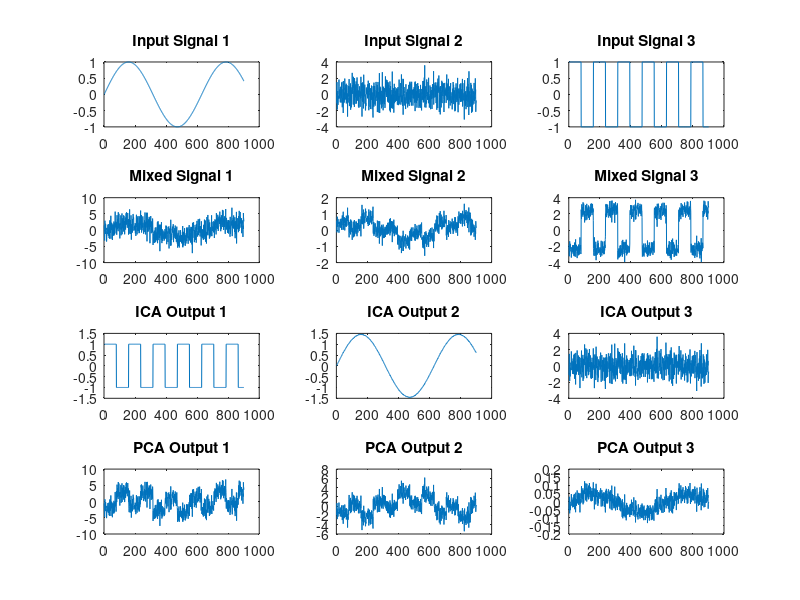

The MATLAB script that drew this image:
%%%%%%%%%%%%%%%%%%%%%%%%%%  ??????  %%%%%%%%%%%%%%%%%%%%%%%%%%%%%%%%%%

clc;clear all;close all;

%%%%%%%%%%%%%%  ??????????????????????????????????  %%%%%%%%%%%%%%%%%%

% ??????????????????????????
t=0:1/100:9;
I1=sin(t); 
I2=randn(1,901);
I3=square(4*t);
subplot(4,3,1),plot(I1),title('Input Signal 1'),
subplot(4,3,2),plot(I2),title('Input Signal 2'),
subplot(4,3,3),plot(I3),title('Input Signal 3'),

% ????????????
S=[I1;I2;I3];                          % ??????????????????????????????????????????
                                       % ????S_all??????????????????????????????

Sweight=randn(size(S,1));              % ??????????????????????????????????
MixedS=Sweight*S;                      % ????????????????????

% ????????????????????????
subplot(4,3,4),plot(MixedS(1,:)),title('Mixed Signal 1'),
subplot(4,3,5),plot(MixedS(2,:)),title('Mixed Signal 2'),
subplot(4,3,6),plot(MixedS(3,:)),title('Mixed Signal 3'),

MixedS_bak=MixedS;                      % ????????????????????????????????????????
%%%%%%%%%%%%%%%%%%%%%%%%%%  ??????  %%%%%%%%%%%%%%%%%%%%%%%%%%%%%%%%%%
MixedS_mean=zeros(3,1);
for i=1:3
    MixedS_mean(i)=mean(MixedS(i,:));
end                                        % ????MixedS??????

for i=1:3
    for j=1:size(MixedS,2)
        MixedS(i,j)=MixedS(i,j)-MixedS_mean(i);
    end
end                                       

%%%%%%%%%%%%%%%%%%%%%%%%%%%  ????  %%%%%%%%%%%%%%%%%%%%%%%%%%%%%%%%%%%%

MixedS_cov=cov(MixedS');                    % cov????????????????
[E,D]=eig(MixedS_cov);                      % ????????????????????????????????????
Q=inv(sqrt(D))*(E)';                        % Q??????????
MixedS_white=Q*MixedS;                      % MixedS_white??????????????????
IsI=cov(MixedS_white');                     % IsI??????????            

%%%%%%%%%%%%%%%%%%%%%%%%??FASTICA????  %%%%%%%%%%%%%%%%%%%%%%%%%%%%%%%%%%%%
X=MixedS_white;                            % ????????????X????????
[VariableNum,SampleNum]=size(X);
numofIC=VariableNum;                       % ??????????????????????????????????
B=zeros(numofIC,VariableNum);              % ????????????w??????????,B=[b1  b2  ...   bd]
for r=1:numofIC                            % ????????????????????
    i=1;maxIterationsNum=100;              % ????????????????????????????????????????????????????????????
    IterationsNum=0;
    b=rand(numofIC,1)-.5;                  % ????????b????
    b=b/norm(b);                           % ??b??????
    while i<=maxIterationsNum+1
        if i == maxIterationsNum           % ????????????
            fprintf('\n??%d??????%d??????????????????', r,maxIterationsNum);
            break;
        end
        bOld=b;                      
        a2=1;
        u=1;
        t=X'*b;
        g=(exp(2.*t)-1)./(exp(2.*t)+1);
        dg=4*exp(2.*t)./(exp(2.*t)+1).^2;
        b=((1-u)*t'*g*b+u*X*g)/SampleNum-mean(dg)*b;
                                            % ??????????????????????????2.52
        b=b-B*B'*b;                         % ??b??????
        b=b/norm(b); 
        if abs(abs(b'*bOld)-1)<1e-9         % ????????????????b
               B(:,r)=b;
             break;
         end
        i=i+1;        
    end
end

%%%%%%%%%%%%%%%%%%%%%%%%%  ??????????????  %%%%%%%%%%%%%%%%%%%%%%%%

ICAedS=B'*Q*MixedS_bak;                     % ????????????????2.55

% ????????????????????????
subplot(4,3,7),plot(ICAedS(1,:)),title('ICA Output 1'),
subplot(4,3,8),plot(ICAedS(2,:)),title('ICA Output 2'),
subplot(4,3,9),plot(ICAedS(3,:)),title('ICA Output 3'),


%%%%%%%%%%%%%%%%%%%%%%%%%  PCA??????????  %%%%%%%%%%%%%%%%%%%%%%%%
[V,D]=eig(MixedS_cov);
Vtmp=zeros(size(V,1),1);
for j=1:2
    for i=1:2
        if D(i,i)<D(i+1,i+1)
            tmp=D(i,i);Vtmp=V(:,i);
            D(i,i)=D(i+1,i+1);V(:,i)=V(:,i+1);
            D(i+1,i+1)=tmp;V(:,i+1)=Vtmp;
        end
    end
end

t1=(MixedS'*V(:,1))';
t2=(MixedS'*V(:,2))';   
t3=(MixedS'*V(:,3))';

subplot(4,3,10),plot(t1),title('PCA Output 1'),
subplot(4,3,11),plot(t2),title('PCA Output 2'),
subplot(4,3,12),plot(t3),title('PCA Output 3'),